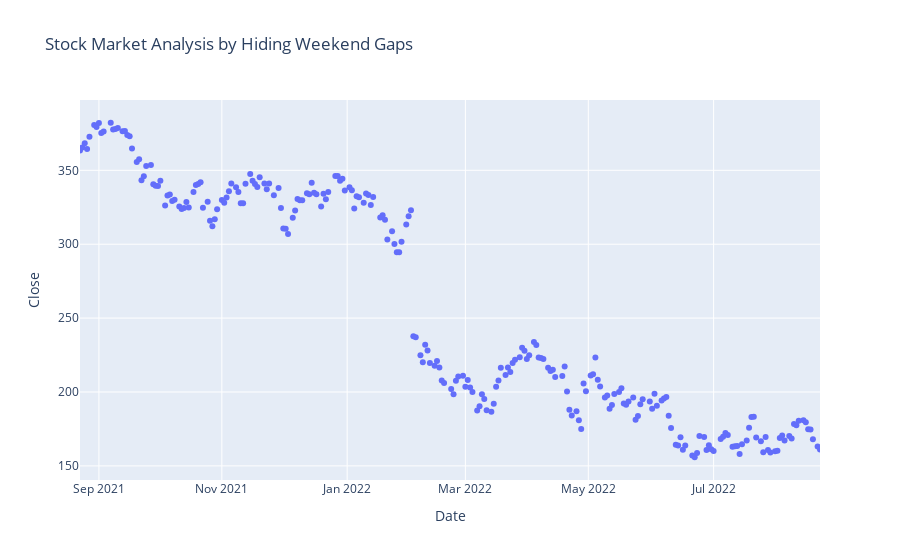

Notebook code cell kept with this figure:
### Code cell
figure = px.scatter(data, x='Date', y='Close', range_x=['2021-08-23', '2022-08-23'],
                 title="Stock Market Analysis by Hiding Weekend Gaps")
figure.update_xaxes(
    rangebreaks=[
        dict(bounds=["sat", "sun"])
    ]
)
figure.show()

### Figure 1 — Plotly figure (JSON) as saved in the notebook; plotly's stock layout.template omitted (floating-point values rounded to 4 significant figures; data arrays with more than 128 entries replaced by an {"elided": "..."} marker saying what was removed)
{"data": [{"hovertemplate": "Date=%{x}<br>Close=%{y}<extra></extra>", "legendgroup": "", "marker": {"color": "#636efa", "symbol": "circle"}, "mode": "markers", "name": "", "orientation": "v", "showlegend": false, "type": "scatter", "x": {"elided": "253 str values"}, "xaxis": "x", "y": {"elided": "253 float values"}, "yaxis": "y"}], "layout": {"legend": {"tracegroupgap": 0}, "title": {"text": "Stock Market Analysis by Hiding Weekend Gaps"}, "xaxis": {"anchor": "y", "domain": [0, 1], "range": ["2021-08-23", "2022-08-23"], "rangebreaks": [{"bounds": ["sat", "sun"]}], "title": {"text": "Date"}}, "yaxis": {"anchor": "x", "domain": [0, 1], "title": {"text": "Close"}}}}
